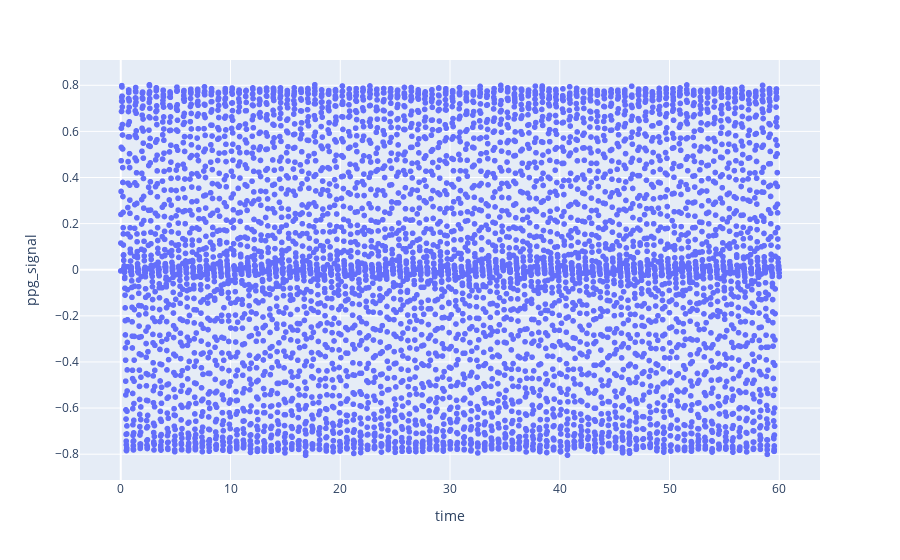

Notebook code for this chart:
### Code cell
import plotly.express as px


fig = px.scatter(am,x='time',y='ppg_signal')
fig.show()

### Figure 1 — Plotly figure (JSON) as saved in the notebook; plotly's stock layout.template omitted (floating-point values rounded to 4 significant figures; data arrays with more than 128 entries replaced by an {"elided": "..."} marker saying what was removed)
{"data": [{"hovertemplate": "time=%{x}<br>ppg_signal=%{y}<extra></extra>", "legendgroup": "", "marker": {"color": "#636efa", "symbol": "circle"}, "mode": "markers", "name": "", "showlegend": false, "type": "scattergl", "x": {"elided": "6000 float values"}, "xaxis": "x", "y": {"elided": "6000 float values"}, "yaxis": "y"}], "layout": {"legend": {"tracegroupgap": 0}, "margin": {"t": 60}, "xaxis": {"anchor": "y", "domain": [0, 1], "title": {"text": "time"}}, "yaxis": {"anchor": "x", "domain": [0, 1], "title": {"text": "ppg_signal"}}}}
